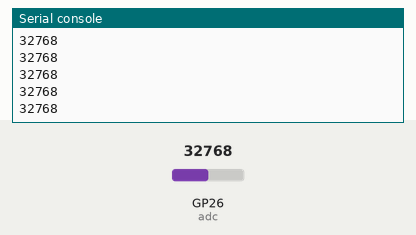
Bench run of a program on a simulated Raspberry Pi Pico running MicroPython. Parts: the last lines printed to the serial console. Inputs (shaded band) come from the test bench; at power-on: GP26 (adc) = 32768 (analog values on the 0–65535 scale). WiFi joins after 1.5 s; values from a settings file that is not in the repository are placeholders.

Above: at 3.2 s.
3.3 s: GP26 (adc) set to 45874
At 3.9 s:
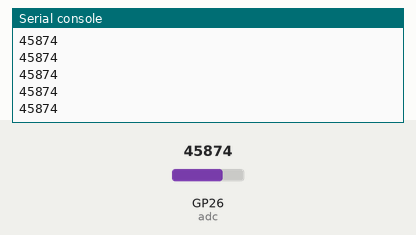
4.8 s: GP26 (adc) set to 57670
At 5.4 s:
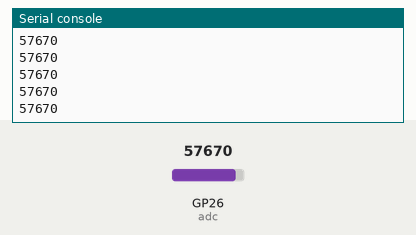
Timing chart, 0 to 7.8 s (numbered marks = the images above; inputs shaded):
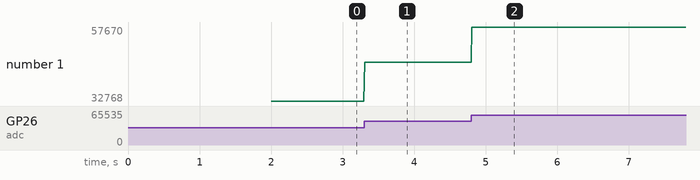

The program:

main.py
```python
import gc
from network import WLAN, STA_IF
from utime import sleep, ticks_ms, ticks_diff
import config
import ujson
from machine import ADC, Pin
import urequests


ecg_data_array = [0] * 1870
counter = 0


def wifi_connect():
    ssid, password = config.SSID, config.PASSWORD
    wlan = WLAN(STA_IF)
    wlan.active(True)
    wlan.connect(ssid, password)

    for _ in range(20):
        if wlan.isconnected():
            break
        print('Waiting for Wi-Fi connection...')
        sleep(1)

    if not wlan.isconnected():
        raise RuntimeError('Wi-Fi connection failed')

    print(f'Wi-Fi connected\nIP address: {wlan.ifconfig()[0]}')
    return wlan


def send_data(wlan, url, payload, headers):
    if not wlan.isconnected():
        print("Wi-Fi not connected. Unable to send data.")
        return

    for _ in range(3):
        try:
            response = urequests.post(url, data=payload, headers=headers)
            return response.status_code
        except OSError as e:
            print(f"Error: {e}\nRetrying...")
            sleep(1)
        finally:
            response.close()

    print("Failed to send data after 3 retries.")

def read_adc(adc):
    global counter
    ecg_data = adc.read_u16()
    print(ecg_data)
    ecg_data_array[counter] = ecg_data
    counter = (counter + 1) % 1870
    gc.collect()
    return counter == 0


wlan = wifi_connect()
adc = ADC(Pin(26))
url, headers = config.SUPABASE_URL, {
    "apikey": config.API_KEY,
    "Content-Type": config.TYPE
}
sampling_interval, send_data_interval = 8, 15 * 1000
next_sample, last_send_time = ticks_ms(), ticks_ms()

while True:
    now = ticks_ms()
    if ticks_diff(next_sample, now) <= 0:
        if read_adc(adc) and ticks_diff(now, last_send_time) >= send_data_interval:
            payload = ujson.dumps(
                {"values": ecg_data_array, "user_id": config.USER_ID})
            gc.collect()
            send_data(wlan, url, payload, headers)
            gc.collect()
            last_send_time = ticks_ms()
        next_sample = ticks_ms() + sampling_interval
```

Measured:
- after the input at 3.3 s, the serial console: prints a new line at once (image 1)
- after the input at 4.8 s, the serial console: prints a new line at once (image 2)
- plotted number 1: 32768 → 45874 after the input at 3.3 s, 45874 → 57670 after the input at 4.8 s
